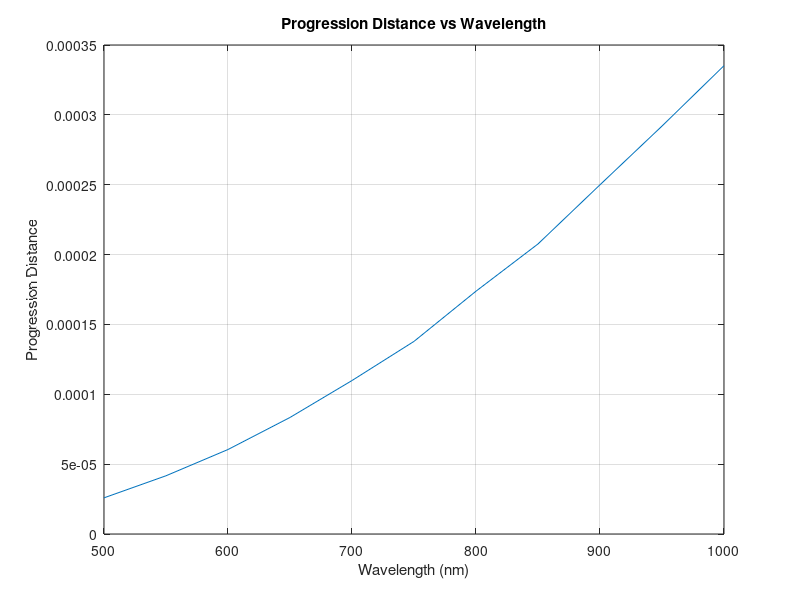
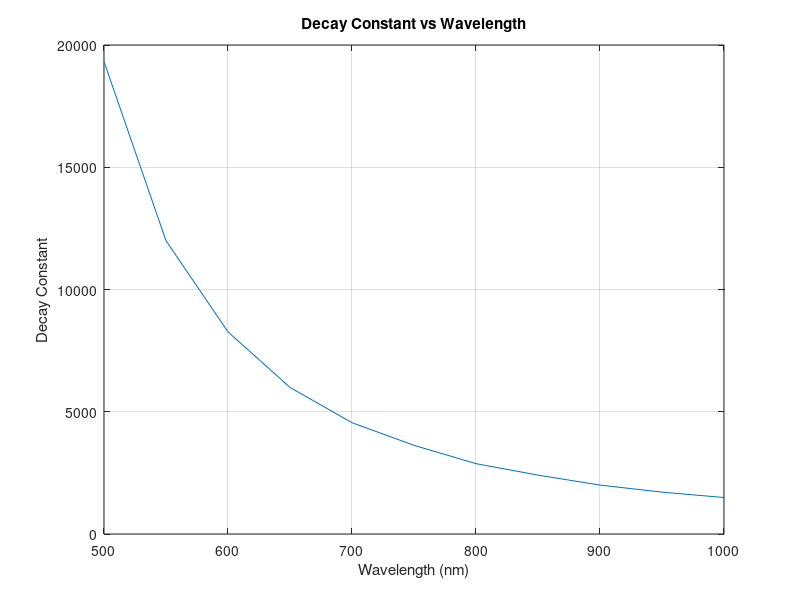
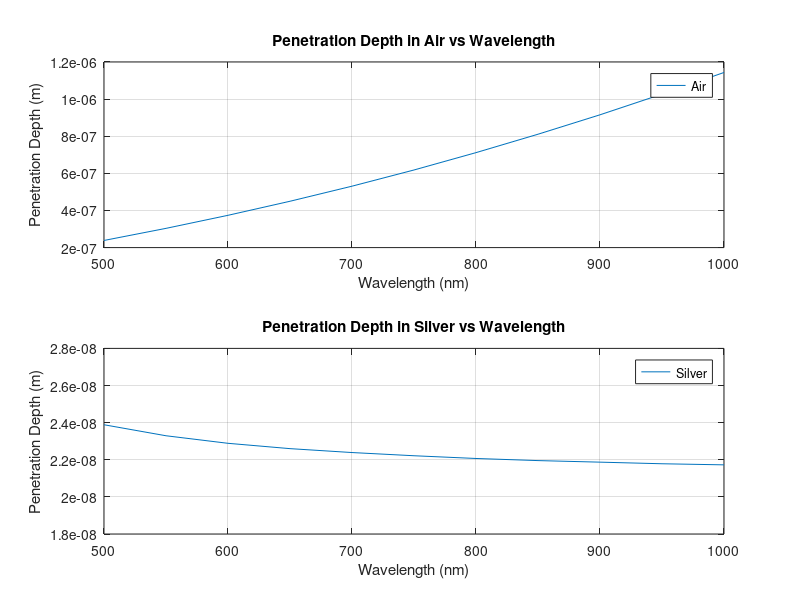
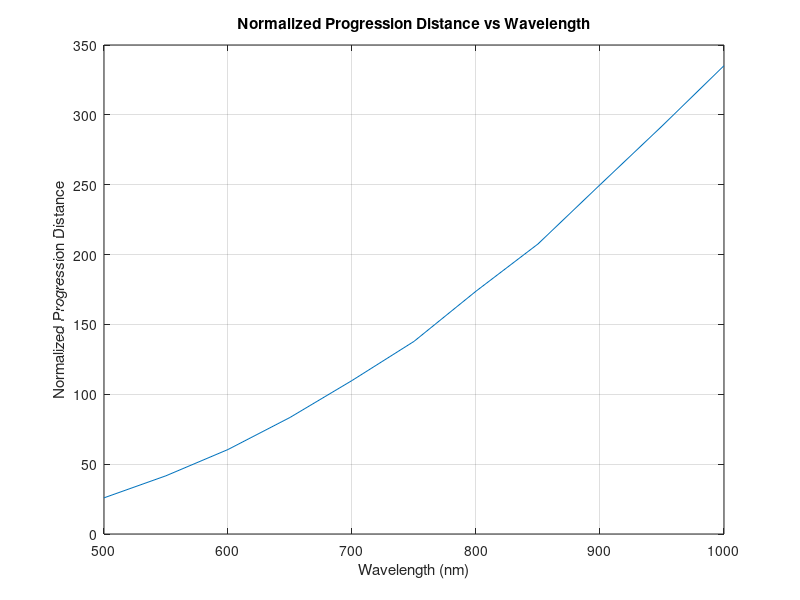

Reproduce these figures in MATLAB, in order. (Note: this script raises an error after producing the figures.)
%Q2 plasmon

% Clear workspace and close all figures
clear;
close all;


% Define the wavelength range (in nm)
selected_wavelengths = 500:50:1000;

% Dielectric constants for silver at the selected wavelengths (data from Palik: https://refractiveindex.info/?shelf=main&book=Ag&page=Ferrera-298K)
epsilon_silver = [
    -9.9801 + 0.26143i;  % 500 nm
    -13.031 + 0.31637i;  % 550 nm
    -16.335 + 0.38326i;  % 600 nm
    -19.891 + 0.45417i;  % 650 nm
    -23.705 + 0.53424i;  % 700 nm
    -27.816 + 0.63413i;  % 750 nm
    -32.237 + 0.72624i;  % 800 nm
    -36.919 + 0.85236i;  % 850 nm
    -41.845 + 0.96771i;  % 900 nm
    -47.123 + 1.1135i;   % 950 nm
    -52.615 + 1.2771i;   % 1000 nm
];

% Air dielectric constant
epsilon_air = 1;

% Preallocate arrays for decay constants and penetration depths
decay_silver = zeros(1, length(selected_wavelengths));
decay_air = zeros(1, length(selected_wavelengths));
plasmon_wavelength_air = zeros(1, length(selected_wavelengths));
plasmon_wavelength_silver = zeros(1, length(selected_wavelengths));
L_spp = zeros(1, length(selected_wavelengths));
beta2 = zeros(1, length(selected_wavelengths));
penetration_depth_air = zeros(1, length(selected_wavelengths));
penetration_depth_silver = zeros(1, length(selected_wavelengths));
plasmon_wavelength = zeros(1, length(selected_wavelengths));

% Loop over each wavelength to compute the relevant parameters
for idx = 1:length(selected_wavelengths)
    lambda = selected_wavelengths(idx) * 1e-9; % Convert to meters
    epsilon_metal = epsilon_silver(idx);
    k0 = 2 * pi / lambda; % Free space wavenumber
    beta(idx) = k0 * sqrt((epsilon_air * real(epsilon_metal)) / (epsilon_air + real(epsilon_metal)));
    beta2(idx) = (k0 * epsilon_air * imag(epsilon_metal) / (2 * real(epsilon_metal)^2)) * (beta(idx) / k0)^3;
    
    % Calculate the surface plasmon propagation length
    L_spp(idx) = 1 / (2 * beta2(idx));
    
    % Calculate the penetration depths in air and silver
    penetration_depth_air(idx) = abs((1 / k0) * sqrt(abs(real(epsilon_metal) + epsilon_air) / (epsilon_air)^2));
    penetration_depth_silver(idx) = abs((1 / k0) * sqrt(abs(real(epsilon_metal) + epsilon_air) / (epsilon_metal)^2));
    
    % Plasmon wavelength calculation
    plasmon_wavelength(idx) = (2 * pi) / real(beta(idx));
end

% Plot of normalized progression distance vs wavelength
if any(L_spp)
    figure(1);
    plot(selected_wavelengths, L_spp);
    xlabel('Wavelength (nm)');
    ylabel('Progression Distance');
    title('Progression Distance vs Wavelength');
    grid on;
end

% Plot of decay constant vs wavelength
if any(beta2)
    figure(2);
    plot(selected_wavelengths, beta2);
    xlabel('Wavelength (nm)');
    ylabel('Decay Constant');
    title('Decay Constant vs Wavelength');
    grid on;
end

% Plot penetration depth in air and silver
if any(penetration_depth_air) && any(penetration_depth_silver)
    figure(3);
    subplot(2, 1, 1);
    plot(selected_wavelengths, penetration_depth_air);
    xlabel('Wavelength (nm)');
    ylabel('Penetration Depth (m)');
    title('Penetration Depth in Air vs Wavelength');
    legend('Air');
    grid on;

    subplot(2, 1, 2);
    plot(selected_wavelengths, penetration_depth_silver);
    xlabel('Wavelength (nm)');
    ylabel('Penetration Depth (m)');
    title('Penetration Depth in Silver vs Wavelength');
    legend('Silver');
    grid on;
end

% Plot normalized progression distance vs wavelength
if any(L_spp)
    figure(4);
    plot(selected_wavelengths, L_spp / lambda);
    xlabel('Wavelength (nm)');
    ylabel('Normalized Progression Distance');
    title('Normalized Progression Distance vs Wavelength');
    grid on;
end

% Create table of results and display
results = table(selected_wavelengths', plasmon_wavelength' * 1e9, beta' * 1e6, beta2' * 1e6, L_spp' * 1e6, penetration_depth_air' * 1e6, penetration_depth_silver' * 1e6, ...
    'VariableNames', {'Wavelength (nm)', 'Plasmon Wavelength (nm)', 'Beta (micron)', 'Decay Constant (micron)', 'L_spp (micron)', 'Penetration Depth Air (micron)', 'Penetration Depth Silver (micron)'});

disp('Calculation Results:');
disp(results);
